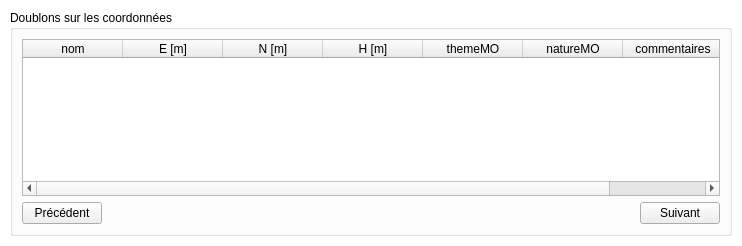
<?xml version="1.0" encoding="UTF-8"?>
<ui version="4.0">
 <class>PopUpDetectionDoublons</class>
 <widget class="QMainWindow" name="PopUpDetectionDoublons">
  <property name="geometry">
   <rect>
    <x>0</x>
    <y>0</y>
    <width>742</width>
    <height>246</height>
   </rect>
  </property>
  <property name="windowTitle">
   <string>Doublons</string>
  </property>
  <property name="windowIcon">
   <iconset>
    <normaloff>img/suppDoublons.png</normaloff>img/suppDoublons.png</iconset>
  </property>
  <property name="styleSheet">
   <string notr="true">font: 9pt &quot;MS Shell Dlg 2&quot;;</string>
  </property>
  <property name="iconSize">
   <size>
    <width>30</width>
    <height>30</height>
   </size>
  </property>
  <widget class="QWidget" name="centralwidget">
   <property name="styleSheet">
    <string notr="true">#centralwidget {
    background-color:rgb(255, 255, 255);
}</string>
   </property>
   <layout class="QVBoxLayout" name="verticalLayout">
    <property name="leftMargin">
     <number>10</number>
    </property>
    <property name="topMargin">
     <number>10</number>
    </property>
    <property name="rightMargin">
     <number>10</number>
    </property>
    <property name="bottomMargin">
     <number>10</number>
    </property>
    <item>
     <widget class="QGroupBox" name="groupBox">
      <property name="title">
       <string>Doublons sur les coordonnées</string>
      </property>
      <layout class="QGridLayout" name="gridLayout_3">
       <item row="1" column="2">
        <widget class="QPushButton" name="buttonNext">
         <property name="text">
          <string>Suivant</string>
         </property>
        </widget>
       </item>
       <item row="1" column="1">
        <spacer name="horizontalSpacer">
         <property name="orientation">
          <enum>Qt::Horizontal</enum>
         </property>
         <property name="sizeHint" stdset="0">
          <size>
           <width>40</width>
           <height>20</height>
          </size>
         </property>
        </spacer>
       </item>
       <item row="1" column="0">
        <widget class="QPushButton" name="buttonPrevious">
         <property name="text">
          <string>Précédent</string>
         </property>
        </widget>
       </item>
       <item row="0" column="0" colspan="3">
        <widget class="QTableWidget" name="tableDoublonsCoo">
         <column>
          <property name="text">
           <string>nom</string>
          </property>
         </column>
         <column>
          <property name="text">
           <string>E [m]</string>
          </property>
         </column>
         <column>
          <property name="text">
           <string>N [m]</string>
          </property>
         </column>
         <column>
          <property name="text">
           <string>H [m]</string>
          </property>
         </column>
         <column>
          <property name="text">
           <string>themeMO</string>
          </property>
         </column>
         <column>
          <property name="text">
           <string>natureMO</string>
          </property>
         </column>
         <column>
          <property name="text">
           <string>commentaires</string>
          </property>
         </column>
        </widget>
       </item>
      </layout>
     </widget>
    </item>
   </layout>
  </widget>
  <action name="actionNouveau">
   <property name="enabled">
    <bool>true</bool>
   </property>
   <property name="icon">
    <iconset>
     <normaloff>img/newFile.png</normaloff>img/newFile.png</iconset>
   </property>
   <property name="text">
    <string>Nouveau...</string>
   </property>
   <property name="shortcut">
    <string>Ctrl+N</string>
   </property>
  </action>
  <action name="actionOuvrir">
   <property name="icon">
    <iconset>
     <normaloff>img/open2.png</normaloff>img/open2.png</iconset>
   </property>
   <property name="text">
    <string>Ouvrir...</string>
   </property>
   <property name="shortcut">
    <string>Ctrl+O</string>
   </property>
  </action>
  <action name="actionEnregistrer">
   <property name="enabled">
    <bool>false</bool>
   </property>
   <property name="icon">
    <iconset>
     <normaloff>img/save.png</normaloff>img/save.png</iconset>
   </property>
   <property name="text">
    <string>Enregistrer</string>
   </property>
   <property name="shortcut">
    <string>Ctrl+S</string>
   </property>
  </action>
  <action name="actionEnregistrer_sous">
   <property name="enabled">
    <bool>false</bool>
   </property>
   <property name="icon">
    <iconset>
     <normaloff>img/saveAs.png</normaloff>img/saveAs.png</iconset>
   </property>
   <property name="text">
    <string>Enregistrer sous...</string>
   </property>
   <property name="shortcut">
    <string>Ctrl+Shift+S</string>
   </property>
  </action>
  <action name="actionSupprimer_les_doublons">
   <property name="icon">
    <iconset>
     <normaloff>img/suppDoublons.png</normaloff>img/suppDoublons.png</iconset>
   </property>
   <property name="text">
    <string>Supprimer les doublons</string>
   </property>
  </action>
 </widget>
 <resources/>
 <connections/>
</ui>
